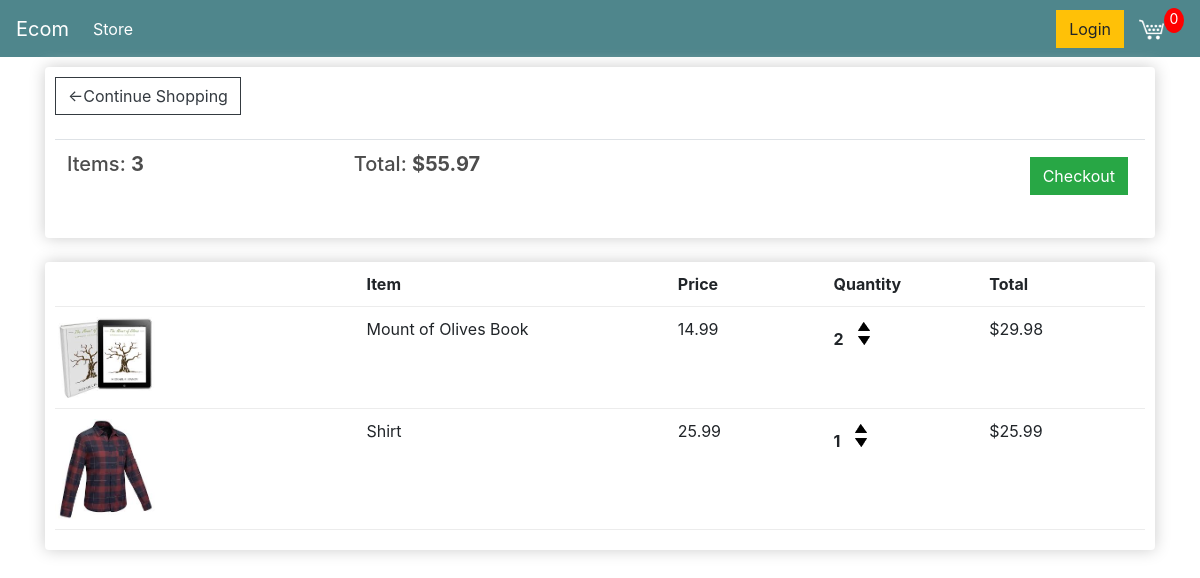
The app's page /cart/ (signed in) with its own data.
### store/models.py (models this page shows, shortened)
class Order(models.Model):
    customer = models.ForeignKey(Customer, on_delete=models.CASCADE, blank=True, null=True)
    date_ordered = models.DateField(null=True, blank=True)
    complete = models.BooleanField(default=False, null=True, blank=False)
    transaction_id = models.CharField(max_length=200, null=True)
    @property
    def get_cart_total(self):
        orderitems = self.orderitem_set.all()
        total = sum([item.get_total for item in orderitems])
        return total
    @property
    def get_cart_items(self):
        orderitems = self.orderitem_set.all()
        total = sum([item.quantity for item in orderitems])
        return total

class OrderItem(models.Model):
    product = models.ForeignKey(Product, on_delete=models.CASCADE, null=True, blank=True)
    order = models.ForeignKey(Order, on_delete=models.CASCADE, null=True, blank=True)
    quantity = models.IntegerField(default=0, null=True, blank=True)
    date_added = models.DateField(auto_now_add=True)
    @property
    def get_total(self):
        total = self.product.price * self.quantity
        return total

class Product(models.Model):
    name = models.CharField(max_length=200)
    price = models.FloatField()
    digital = models.BooleanField(default=False, null=True, blank=False)
    image = models.ImageField(null=True, blank=True)
    @property
    def imageURL(self):
        try:
            url = self.image.url
        except:
            url = ''
        return url

### store/views.py (the view)
# urls.py: path('cart/', views.cart, name='cart'),
def cart(request):
    if request.user.is_authenticated:
        customer = request.user.customer
        order, created = Order.objects.get_or_create(customer=customer, complete=False)
        items = order.orderitem_set.all()
    else:
        items = []
        order = {'get_cart_total': 0, 'get_cart_total': 0}
    context = {'items': items, 'order': order}
    return render(request, 'store/cart.html', context)

### store/templates/store/cart.html
{% extends 'store/base.html' %}
{% load static %}
{% block content %}
    <div class="row">
        <div class="col-lg-12">
            <div class="box-element">
                <a class="btn btn-outline-dark" href="{% url 'store' %}">&#x2190;Continue Shopping</a>
                <br>
                <br>
                <table class="table">
                    <tr>
                        <th><h5>Items: <strong>{{ order.get_cart_items }}</strong></h5></th>
                        <th><h5>Total: <strong>${{ order.get_cart_total|floatformat:2 }}</strong></h5></th>
                        <th>
                            <a style="float:right; margin:5px;" class="btn btn-success" href="{% url 'checkout' %}">Checkout</a>
                        </th>
                    </tr>
                </table>
            </div>
            <br>
            <div class="box-element">
                <div class="cart-row">
                    <div style="flex: 2;"></div>
                    <div style="flex: 2;"><strong>Item</strong></div>
                    <div style="flex: 1;"><strong>Price</strong></div>
                    <div style="flex: 1;"><strong>Quantity</strong></div>
                    <div style="flex: 1;"><strong>Total</strong></div>
                </div>
                {% for item in items %}
                <div class="cart-row">
                    <div style="flex: 2;"><img class="row-image" src="{{ item.product.imageURL }}"></div>
                    <div style="flex: 2;">{{ item.product.name }}</div>
                    <div style="flex: 1;">{{ item.product.price|floatformat:2 }}</div>
                    <div style="flex: 1;">
                        <p class="quantity">{{ item.quantity }}</p>
                            <div class="quantity">
                                <img class="chg-quantity" src="{% static  'store/images/arrow-up.png' %}">
                                <img class="chg-quantity" src="{% static  'store/images/arrow-down.png' %}">
                            </div>
                    </div>
                    <div style="flex: 1;">${{ item.get_total }}</div>
                </div>
                {% endfor %}
            </div>
        </div>
    </div>
{% endblock content %}

### store/static/store/css/main.css (style rules this page uses)
h1,h2,h3,h4,h5,h6 { color:hsl(0, 0%, 30%); }
.box-element { box-shadow:hsl(0, 0%, 80%) 0 0 16px; background-color: #fff; border-radius: 4px; padding: 10px; }
.col-lg-4, .col-lg-6, .col-lg-8, .col-lg-12 { margin-top: 10px; }
.btn { border-radius: 0; }
.row-image { width: 100px; }
.cart-row { display: flex; align-items: flex-stretch; padding-bottom: 10px; margin-bottom: 10px; border-bottom: 1px solid #ececec; }
.quantity { display: inline-block; font-weight: 700; padding-right:10px; }
.chg-quantity { width: 12px; cursor: pointer; display: block; margin-top: 5px; transition:.1s; }

### records on screen
Order: get_cart_items "3", get_cart_total "55.97"
OrderItem: product.imageURL (picture), product.name "Mount of Olives Book", product.price "14.99", quantity "2", get_total "29.98"
OrderItem: product.imageURL (picture), product.name "Shirt", product.price "25.99", quantity "1", get_total "25.99"
